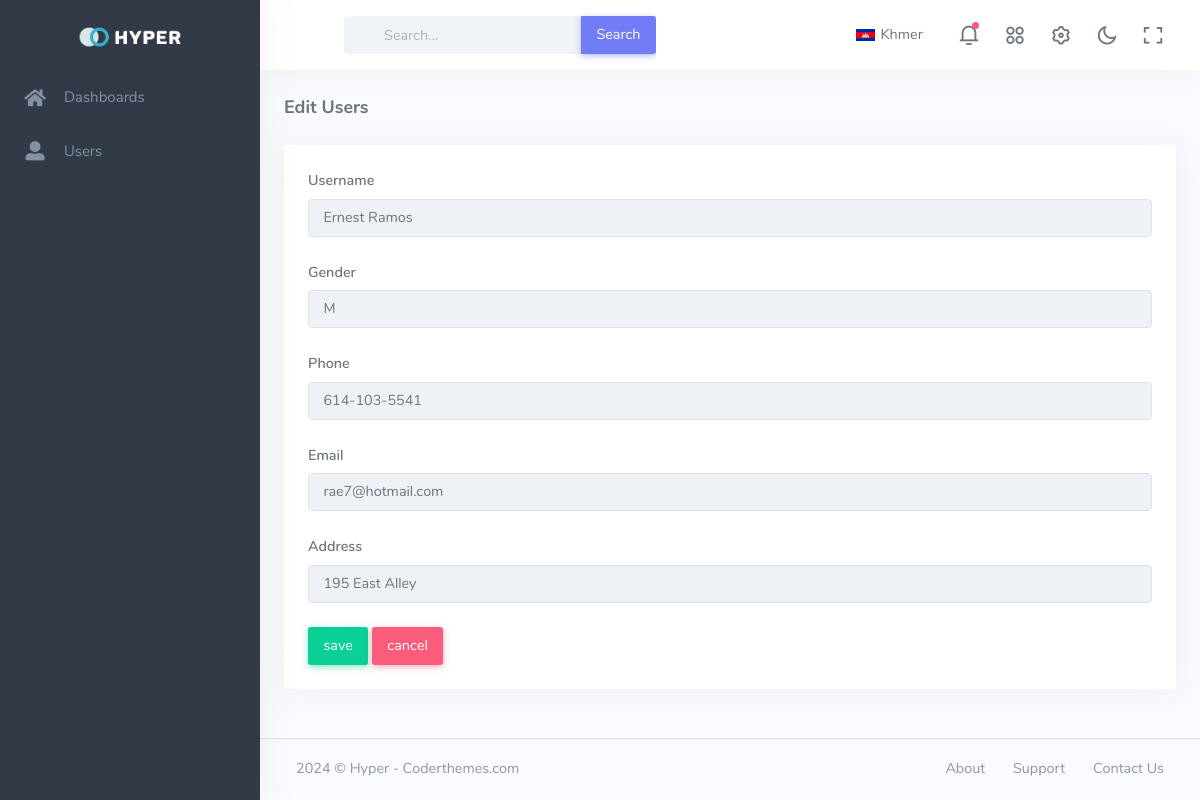
Page /edit_user/2 on the committed database.
### tables this page shows
CREATE TABLE students (
            id INTEGER PRIMARY KEY AUTOINCREMENT,
            name TEXT NOT NULL,
            gender TEXT NOT NULL,
            phone TEXT NOT NULL,
            email TEXT NOT NULL,
            address TEXT NOT NULL
        );

### app.py (the view, shortened to what this page needs)
@app.route('/edit_user/<int:user_id>', methods=['GET', 'POST'])
def edit_user(user_id):
    conn = get_db_connection()
    student = conn.execute('SELECT * FROM students WHERE id = ?', (user_id,)).fetchone()
    conn.close()
    return render_template('layout/edit_user.html', data=student)

### app.py (called while the page is built)
def get_db_connection():
    conn = sqlite3.connect('SQLiteDB.sqlite3')
    conn.row_factory = sqlite3.Row
    return conn

### templates/layout/edit_user.html (shortened to what this page needs)
{% extends 'master.html' %}
{% block content %}
    <div class="row">
        <div class="col-12">
            <div class="page-title-box">
                <h4 class="page-title">Edit Users</h4>
            </div>
        </div>
    </div>
    <div class="card">
        <div class="card-body">
            <form class="needs-validation" novalidate method="post">
                <div class="mb-3">
                    <label class="form-label" for="validationCustom01">Username</label>
                    <input type="text" class="form-control bg-light" id="name" name="name" placeholder="Username"
                           value="{{ data['name'] }}">
                </div>
                <div class="mb-3">
                    <label class="form-label" for="validationCustom02">Gender</label>
                    <input type="text" class="form-control bg-light" id="gender" name="gender" placeholder="Gender"
                           value="{{ data['gender'] }}">
                </div>
                <div class="mb-3">
                    <label class="form-label" for="validationCustom03">Phone</label>
                    <input type="text" class="form-control bg-light" id="phone" name="phone" placeholder="Phone"
                           value="{{ data['phone'] }}">
                </div>
                <div class="mb-3">
                    <label class="form-label" for="validationCustom04">Email</label>
                    <input type="text" class="form-control bg-light" id="email" name="email" placeholder="E-mail"
                           value="{{ data['email'] }}">
                </div>
                <div class="mb-3">
                    <label class="form-label" for="validationCustom05">Address</label>
                    <input type="text" class="form-control bg-light" id="address" name="address" placeholder="Address"
                           value="{{ data['address'] }}">
                </div>
                <div class="row">
                <div class="col-12">
                    <a href="/">
                        <button class="btn btn-success" type="submit">save</button>
                    </a>
                    <a href="{{ url_for('users') }}">
                        <button class="btn btn-danger" type="#">cancel</button>
                    </a>
                </div>
            </div>
            </form>
        </div>
    </div>
{% endblock %}

### rows in the picture
students: name "Ernest Ramos", gender "M", phone "614-103-5541", email "rae7@hotmail.com", address "195 East Alley"
